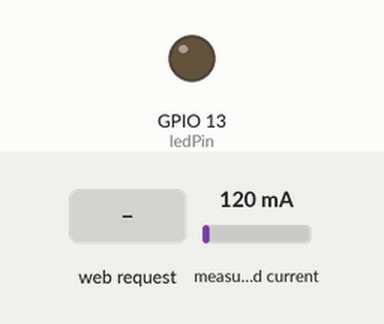
Simulated run of this sketch. Board: ESP8266 (NodeMCU). On the bench: output pins drawn as LEDs (lit = HIGH). Inputs (shaded band) come from the test bench; at power-on: measured current 120 mA. WiFi joins after 1.5 s; servers stay silent unless stated; what the sketch prints to the serial monitor is not drawn.

Above: at 2.7 s.
2.8 s: HTTP request GET /LED=ON received
At 3.1 s:
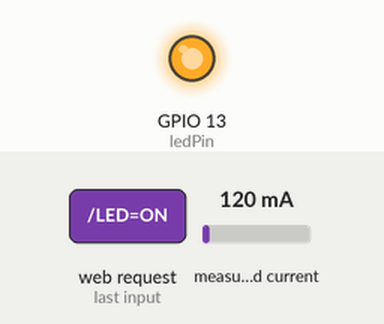
4.3 s: HTTP request GET /LED=OFF received
At 5.4 s:
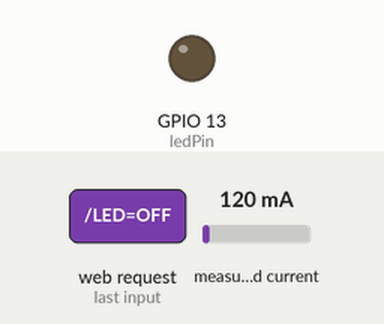
Timing chart, 0 to 7.3 s (numbered marks = the images above; inputs shaded):
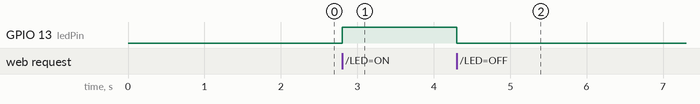

The sketch:

web.ino
```cpp
//Visit www.roboshala.com for more details on NodeMCU and other projects.

#include <ESP8266WiFi.h>
#include "EmonLib.h"                   // Include Emon Library

const char* ssid = "Rihusoft"; // SSID i.e. Service Set Identifier is the name of your WIFI
const char* password = "R1hu50ft"; // Your Wifi password, in case you have open network comment the whole statement.

int ledPin = 13; // GPIO13 or for NodeMCU you can directly write D7
WiFiServer server(80); // Creates a server that listens for incoming connections on the specified port, here in this case port is 80.


EnergyMonitor emon1;                   // Create an instance


void setup() {
  Serial.begin(115200);

  delay(10);
  emon1.current(0, 28.5);       // Current: input pin, calibration.
  pinMode(ledPin, OUTPUT);
  digitalWrite(ledPin, LOW);

  // Connect to WiFi network
  Serial.println();
  Serial.println();
  Serial.print("Connecting to ");
  Serial.println(ssid);

  WiFi.begin(ssid, password);

  while (WiFi.status() != WL_CONNECTED) {
    delay(500);
    Serial.print(".");
  }
  Serial.println("");
  Serial.println("WiFi connected");

  // Start the server
  server.begin();
  Serial.println("Server started");

  // Print the IP address
  Serial.print("Use this URL to connect: ");
  Serial.print("http://");
  Serial.print(WiFi.localIP()); //Gets the WiFi shield's IP address and Print the IP address of serial monitor
  Serial.println("/");

}

void loop() {


  // Check if a client has connected
  WiFiClient client = server.available();
  if (!client) {
    return;
  }

  // Wait until the client sends some data
  Serial.println("new client");
  while(!client.available()){
    delay(1);
  }

  // Read the first line of the request
  String request = client.readStringUntil('\r');
  Serial.println(request);
  client.flush();

  // Match the request

  int value = LOW;
  if (request.indexOf("/LED=ON") != -1)  {
    digitalWrite(ledPin, HIGH);
    value = HIGH;
  }
  if (request.indexOf("/LED=OFF") != -1)  {
    digitalWrite(ledPin, LOW);
    value = LOW;
  }


double Irms = emon1.calcIrms(1430);  // Calculate Irms only

  Serial.print("Power: ");
  Serial.print(Irms*230.0);         // Apparent power
  Serial.println("watts");
  Serial.print("current");
  Serial.println(Irms); // Irms
  Serial.println("Amps");
  //delay(500);


// Set ledPin according to the request
//digitalWrite(ledPin, value);

  // Return the response
  client.println("HTTP/1.1 200 OK");
  client.println("Content-Type: text/html");
  client.println(""); //  do not forget this one
  client.println("<!DOCTYPE HTML>");
  client.println("<html>");
  client.println("<head>");
  client.println("<style>");
  client.println(".center {");
  client.println(" margin: auto;");
  client.println(" width: 80%;");
  client.println("border: 1px solid #4d79ff;");
  client.println("padding: 10px;");
  client.println("}");
  client.println("body {");
  client.println("background-color: lightblue;");
  client.println("}");
  client.println("</style>");
  client.println("</head>");
  client.println("<body>");
  client.println("<br></br>");
  client.println("<br></br>");
  client.println("power:");
  client.println(Irms*230.0);
  client.print("  Watts");
  client.println("<br></br>");
  client.println("<br></br>");
  client.println("current:");
  client.print(Irms);
  client.print("  Amps");
  client.println("</div>");
  client.println("</body>");


  client.println("</html>");


  //delay(1);
  Serial.println("Client disonnected");
  Serial.println("");

}
```

Measured:
- after the input at 2.8 s, GPIO 13 (ledPin): LOW → HIGH at once
- after the input at 4.3 s, GPIO 13 (ledPin): HIGH → LOW at once
